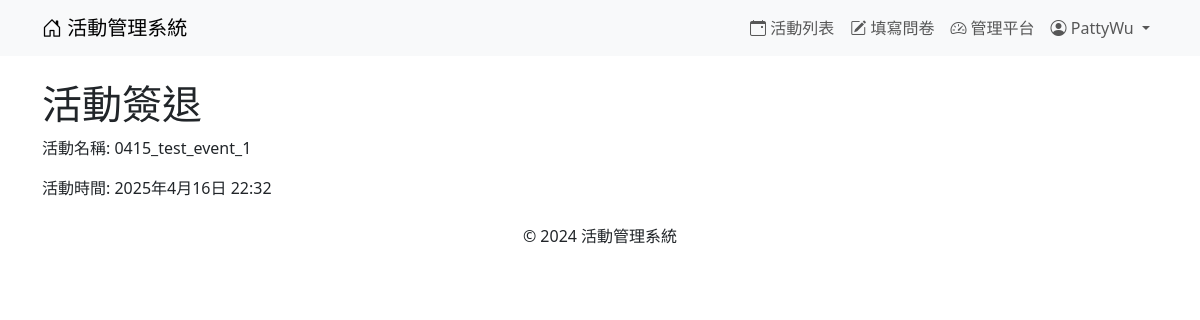
/events/18/check-out/ (signed in), run on an earlier commit of the app's database.
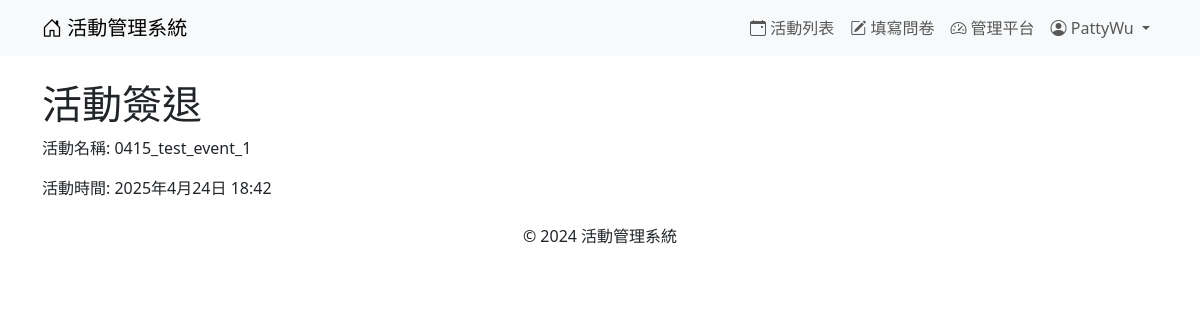
And on a later commit of the database.
### events/models.py (models this page shows, shortened)
class Event(models.Model):
    ACTIVITY_TYPES = [
        ('lecture', '講座'),
        ('seminar', '研討會'),
    ]
    STATUS_CHOICES = [
        ('open', '報名中'),
        ('closed', '報名截止'),
        ('not_open', '尚未開放報名'),
    ]
    name = models.CharField(max_length=200)
    description = models.TextField()
    event_time = models.DateTimeField()
    end_time = models.DateTimeField()
    location = models.CharField(max_length=200)
    capacity_limit = models.PositiveIntegerField()
    registration_start = models.DateTimeField()
    registration_end = models.DateTimeField()
    activity_type = models.CharField(max_length=20, choices=ACTIVITY_TYPES)
    status = models.CharField(max_length=20, choices=STATUS_CHOICES, default='not_open')
    published_time = models.DateTimeField(auto_now_add=True)
    updated_time = models.DateTimeField(auto_now=True)
    poster = models.ImageField(upload_to='posters/', blank=True, null=True)
    language = models.CharField(max_length=100, blank=True, null=True)

### events/views.py (the view)
# urls.py: path('<int:event_id>/check-out/', views.check_out_page, name='check_out_page'),
@staff_member_required
def check_out_page(request, event_id):
    event = get_object_or_404(Event, id=event_id)
    return render(request, 'events/check_out_page.html', {'event': event})

### templates/events/check_out_page.html (shortened to what this page needs)
{% extends 'base.html' %}
{% block content %}
<h1>活動簽退</h1>
<p>活動名稱: {{ event.name }}</p>
<p>活動時間: {{ event.event_time }}</p>
{% endblock %}

What changed in the data, as far as the page shows it:
changed Event "0415_test_event_1": event_time "2025年4月16日 22:32" → "2025年4月24日 18:42"
